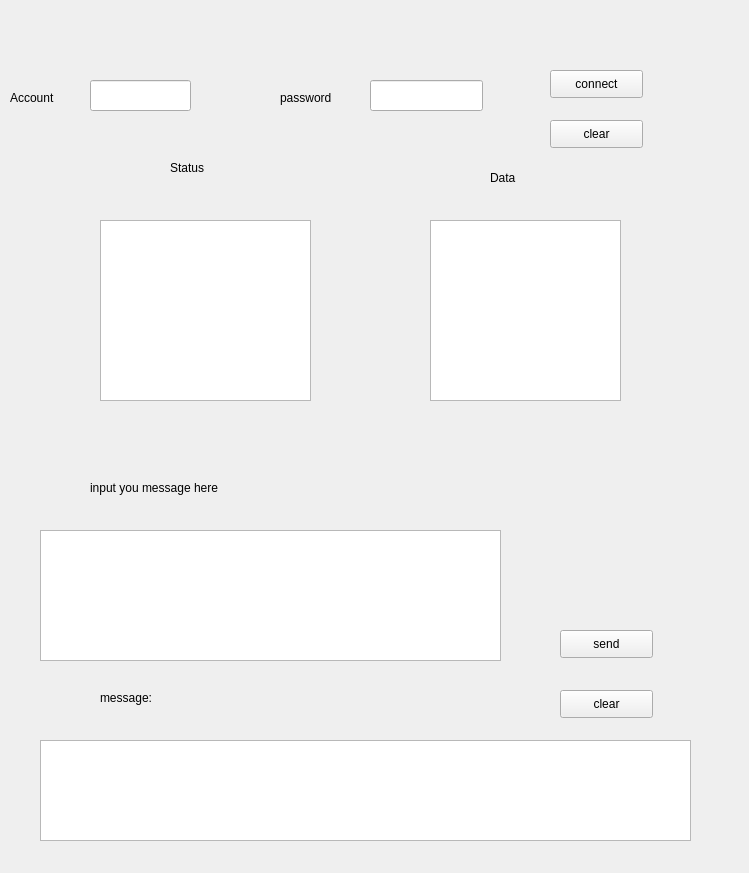
<?xml version="1.0" encoding="UTF-8"?>
<ui version="4.0">
 <class>Form</class>
 <widget class="QWidget" name="Form">
  <property name="geometry">
   <rect>
    <x>0</x>
    <y>0</y>
    <width>749</width>
    <height>873</height>
   </rect>
  </property>
  <property name="windowTitle">
   <string>Form</string>
  </property>
  <widget class="QPushButton" name="pushButton">
   <property name="geometry">
    <rect>
     <x>550</x>
     <y>70</y>
     <width>93</width>
     <height>28</height>
    </rect>
   </property>
   <property name="text">
    <string>connect</string>
   </property>
  </widget>
  <widget class="QTextEdit" name="textEdit">
   <property name="geometry">
    <rect>
     <x>100</x>
     <y>220</y>
     <width>211</width>
     <height>181</height>
    </rect>
   </property>
  </widget>
  <widget class="QLabel" name="label">
   <property name="geometry">
    <rect>
     <x>170</x>
     <y>160</y>
     <width>72</width>
     <height>15</height>
    </rect>
   </property>
   <property name="minimumSize">
    <size>
     <width>72</width>
     <height>15</height>
    </size>
   </property>
   <property name="text">
    <string>Status</string>
   </property>
  </widget>
  <widget class="QLineEdit" name="lineEdit">
   <property name="geometry">
    <rect>
     <x>90</x>
     <y>80</y>
     <width>101</width>
     <height>31</height>
    </rect>
   </property>
   <property name="text">
    <string/>
   </property>
  </widget>
  <widget class="QLineEdit" name="lineEdit_2">
   <property name="geometry">
    <rect>
     <x>370</x>
     <y>80</y>
     <width>113</width>
     <height>31</height>
    </rect>
   </property>
  </widget>
  <widget class="QLabel" name="label_2">
   <property name="geometry">
    <rect>
     <x>10</x>
     <y>90</y>
     <width>72</width>
     <height>15</height>
    </rect>
   </property>
   <property name="text">
    <string>Account</string>
   </property>
  </widget>
  <widget class="QLabel" name="label_3">
   <property name="geometry">
    <rect>
     <x>280</x>
     <y>90</y>
     <width>72</width>
     <height>15</height>
    </rect>
   </property>
   <property name="text">
    <string>password</string>
   </property>
  </widget>
  <widget class="QTextEdit" name="textEdit_2">
   <property name="geometry">
    <rect>
     <x>430</x>
     <y>220</y>
     <width>191</width>
     <height>181</height>
    </rect>
   </property>
  </widget>
  <widget class="QLabel" name="label_4">
   <property name="geometry">
    <rect>
     <x>490</x>
     <y>170</y>
     <width>72</width>
     <height>15</height>
    </rect>
   </property>
   <property name="text">
    <string>Data</string>
   </property>
  </widget>
  <widget class="QLabel" name="label_5">
   <property name="geometry">
    <rect>
     <x>90</x>
     <y>480</y>
     <width>211</width>
     <height>16</height>
    </rect>
   </property>
   <property name="text">
    <string>input you message here</string>
   </property>
  </widget>
  <widget class="QTextEdit" name="textEdit_3">
   <property name="geometry">
    <rect>
     <x>40</x>
     <y>530</y>
     <width>461</width>
     <height>131</height>
    </rect>
   </property>
  </widget>
  <widget class="QPushButton" name="pushButton_2">
   <property name="geometry">
    <rect>
     <x>560</x>
     <y>630</y>
     <width>93</width>
     <height>28</height>
    </rect>
   </property>
   <property name="text">
    <string>send</string>
   </property>
  </widget>
  <widget class="QLabel" name="label_6">
   <property name="geometry">
    <rect>
     <x>100</x>
     <y>690</y>
     <width>72</width>
     <height>15</height>
    </rect>
   </property>
   <property name="text">
    <string>message:</string>
   </property>
  </widget>
  <widget class="QTextEdit" name="textEdit_4">
   <property name="geometry">
    <rect>
     <x>40</x>
     <y>740</y>
     <width>651</width>
     <height>101</height>
    </rect>
   </property>
  </widget>
  <widget class="QPushButton" name="pushButton_3">
   <property name="geometry">
    <rect>
     <x>560</x>
     <y>690</y>
     <width>93</width>
     <height>28</height>
    </rect>
   </property>
   <property name="text">
    <string>clear</string>
   </property>
  </widget>
  <widget class="QPushButton" name="pushButton_4">
   <property name="geometry">
    <rect>
     <x>550</x>
     <y>120</y>
     <width>93</width>
     <height>28</height>
    </rect>
   </property>
   <property name="text">
    <string>clear</string>
   </property>
  </widget>
 </widget>
 <resources/>
 <connections>
  <connection>
   <sender>pushButton</sender>
   <signal>clicked()</signal>
   <receiver>Form</receiver>
   <slot>slot1()</slot>
   <hints>
    <hint type="sourcelabel">
     <x>585</x>
     <y>95</y>
    </hint>
    <hint type="destinationlabel">
     <x>202</x>
     <y>298</y>
    </hint>
   </hints>
  </connection>
  <connection>
   <sender>pushButton_2</sender>
   <signal>clicked()</signal>
   <receiver>Form</receiver>
   <slot>slot2()</slot>
   <hints>
    <hint type="sourcelabel">
     <x>640</x>
     <y>653</y>
    </hint>
    <hint type="destinationlabel">
     <x>643</x>
     <y>713</y>
    </hint>
   </hints>
  </connection>
  <connection>
   <sender>pushButton_4</sender>
   <signal>clicked()</signal>
   <receiver>lineEdit_2</receiver>
   <slot>clear()</slot>
   <hints>
    <hint type="sourcelabel">
     <x>565</x>
     <y>130</y>
    </hint>
    <hint type="destinationlabel">
     <x>446</x>
     <y>107</y>
    </hint>
   </hints>
  </connection>
  <connection>
   <sender>pushButton_4</sender>
   <signal>clicked()</signal>
   <receiver>lineEdit</receiver>
   <slot>clear()</slot>
   <hints>
    <hint type="sourcelabel">
     <x>556</x>
     <y>146</y>
    </hint>
    <hint type="destinationlabel">
     <x>174</x>
     <y>104</y>
    </hint>
   </hints>
  </connection>
  <connection>
   <sender>pushButton_4</sender>
   <signal>clicked()</signal>
   <receiver>textEdit</receiver>
   <slot>clear()</slot>
   <hints>
    <hint type="sourcelabel">
     <x>572</x>
     <y>145</y>
    </hint>
    <hint type="destinationlabel">
     <x>251</x>
     <y>225</y>
    </hint>
   </hints>
  </connection>
  <connection>
   <sender>pushButton_3</sender>
   <signal>clicked()</signal>
   <receiver>textEdit_4</receiver>
   <slot>clear()</slot>
   <hints>
    <hint type="sourcelabel">
     <x>599</x>
     <y>709</y>
    </hint>
    <hint type="destinationlabel">
     <x>585</x>
     <y>743</y>
    </hint>
   </hints>
  </connection>
  <connection>
   <sender>pushButton_3</sender>
   <signal>clicked()</signal>
   <receiver>textEdit_3</receiver>
   <slot>clear()</slot>
   <hints>
    <hint type="sourcelabel">
     <x>567</x>
     <y>705</y>
    </hint>
    <hint type="destinationlabel">
     <x>419</x>
     <y>660</y>
    </hint>
   </hints>
  </connection>
 </connections>
 <slots>
  <signal>sheop()</signal>
  <slot>slot1()</slot>
  <slot>slot2()</slot>
  <slot>slot3()</slot>
 </slots>
</ui>
